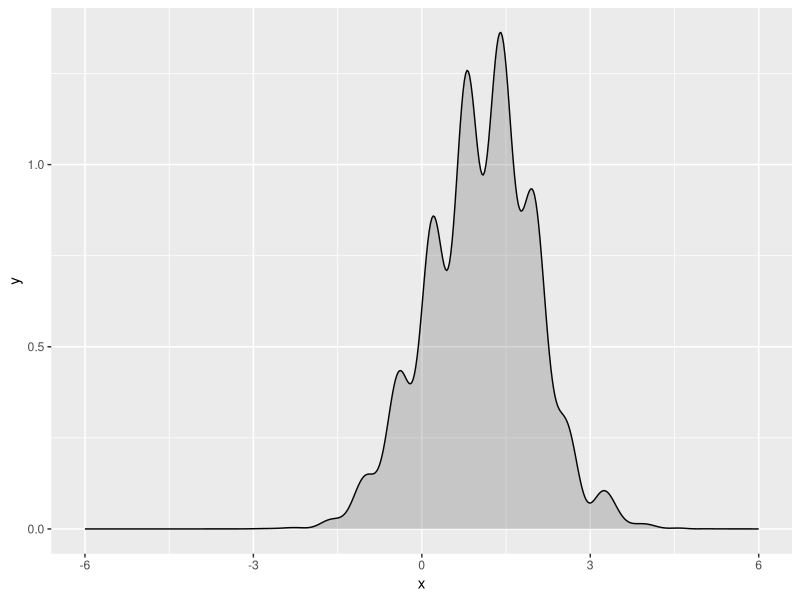
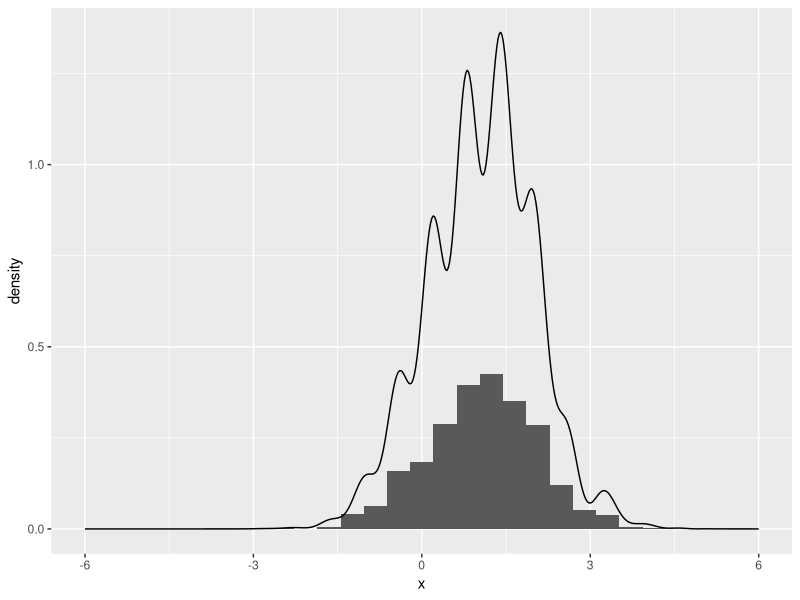
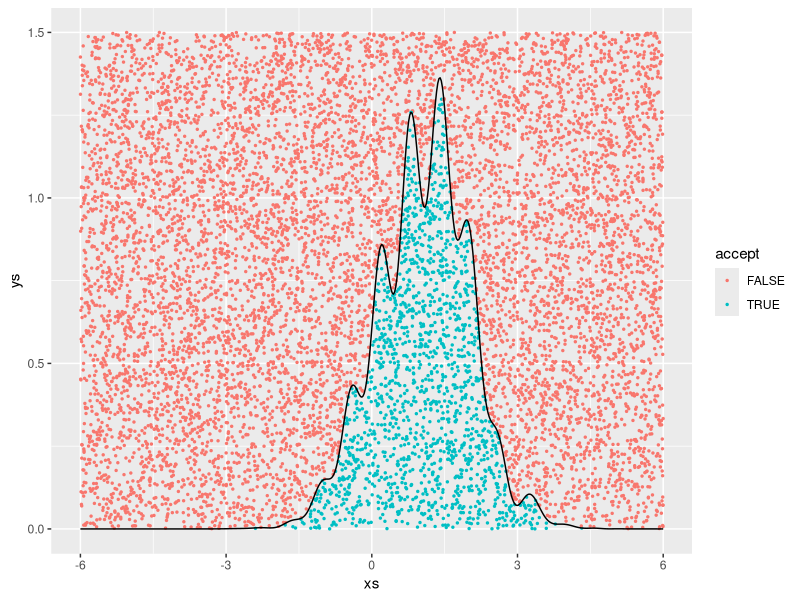
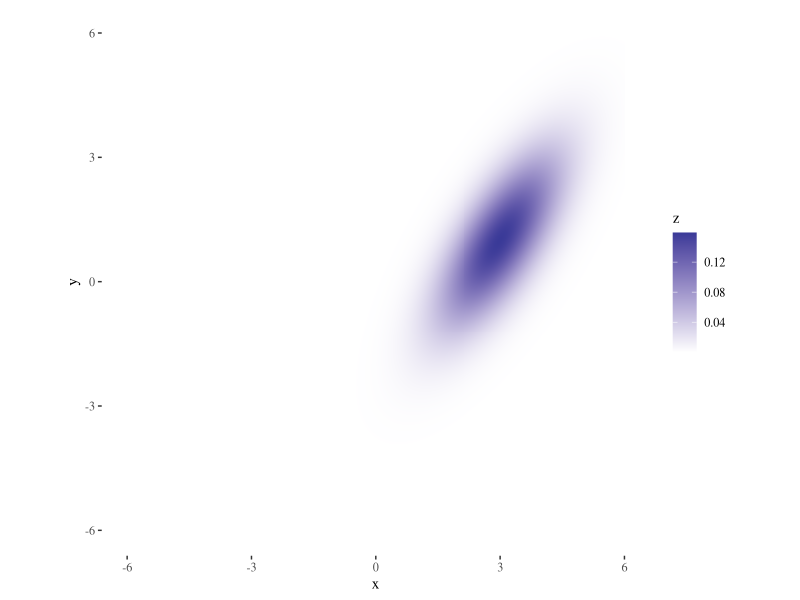
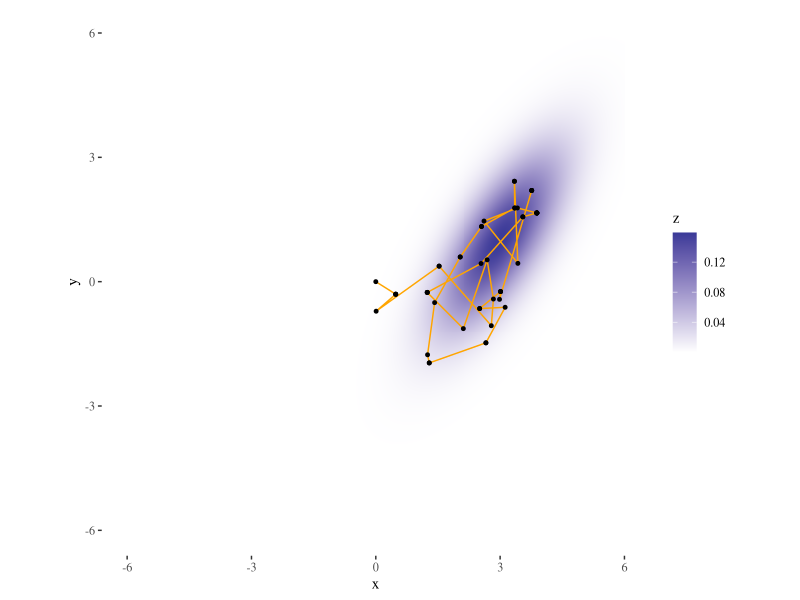
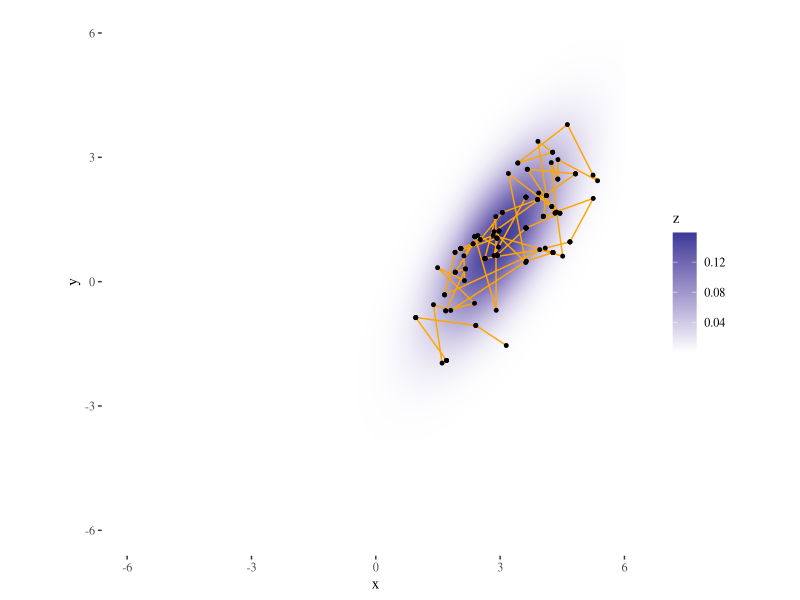
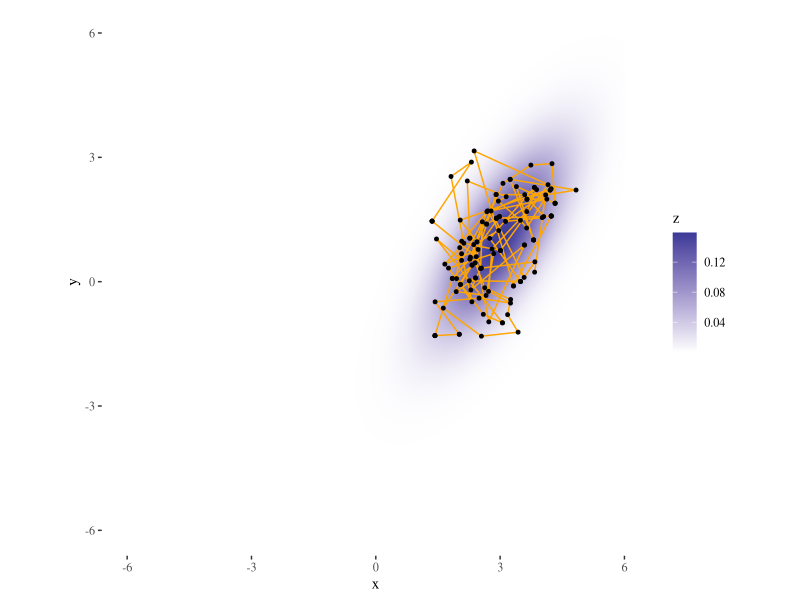

Reproduce these figures in R, in order.
## ---- chunk 1

library(ggplot2)
library(ggthemes)

f <- function(x){
	( sin(.2 * x^3) + sin(x^2) / 5 + 2.5 + sin(10 * x) / 2 ) * dnorm( x, mean = 1 )
}

# boundary for the x axis
x_max <- 6
x_min <- -6

x <- seq( x_min, x_max, length.out = 500 )
y <- f(x)
data <- data.frame( x = x, y = y )

ggplot( data, aes( x, y ) ) + geom_line() + 
geom_ribbon( aes( ymin = 0, ymax = y ), alpha = 0.2 )

## ---- chunk 2

# throw N darts (uniformly distributed x-y pairs) at the plot above
N <- 10000
ceiling <- 1.5
xs <- runif( N, min = x_min, max = x_max )
ys <- runif( N, min = 0, max = ceiling )

# accept any samples that are below the function curve
accepted_samples <- xs[ ys <= f(xs) ]

ggplot( data.frame( x = accepted_samples ) ) + 
geom_histogram( aes( x = x, y = ..density.. ) ) + 
geom_line( data = data, aes( x, y ) )

# study the samples however you want
# mean(accepted_samples)
# quantile(accepted_samples, probs = seq(0, 1, length = 4 ) )

## ---- chunk 3

# accepted and unaccepted points
df <- data.frame( xs = xs, ys = ys, accept = ys <= f(xs) )

# plot the accepted and unaccepted point
ggplot( df, aes( xs, ys ) ) + 
geom_point( aes( color = accept ), size = 0.5 ) + 
geom_line( data = data, aes( x, y ) )

## ---- chunk 4

lik <- function( x, y ){
	dnorm(x - 3) * dnorm(y - x + 2)
}

grid_values <- seq( x_min, x_max, length = 500 )
grid <- expand.grid( x = grid_values, y = grid_values )
z <- lik( grid$x, grid$y )

# prior probability plot
plot <- ggplot( data = grid, aes( x = x, y = y ) ) + 
		geom_raster( aes( fill = z ) ) + 
		scale_fill_gradient2() + coord_equal() +
		theme_tufte()
plot

## ---- chunk 5

MCMC <- function( iter, burnin = 0, thin = 1 )
{
	# the list of the first argument for dimnames is to specify the row names,
	# sampling starts at a random point, here 0, 0 
	samples <- matrix( NA, nrow = iter, ncol = 2, 
					  dimnames = list( NULL, c( "x", "y" ) ) )
	samples[ 1, ] <- c( 0, 0 )

	for(i in 2:iter){

		sample <- samples[ i - 1, ]
		for(j in 1:thin){
			
			# propose a new sample point			
			proposal <- sample + rnorm( n = 2, mean = 0, sd = 1 )

			# compare its likelihood with the current position
			lik_old <- lik( sample["x"], sample["y"] )
			lik_new <- lik( proposal["x"], proposal["y"] )
			ratios  <- lik_new / lik_old

			# flip a coin and accept the 
			# new proposal with probability min( ratio, 1 ),
			# if you don't accept the proposal,
			# then just keep what you had in the last step,
			# meaning nothing changed.
			# note that 1 is evaluated as TRUE
			if( rbinom( 1, size = 1, prob = min( ratios, 1 ) ) )
				sample <- proposal
		}
		samples[ i, ] <- sample
	}
	return( data.frame( samples[ (burnin + 1):iter, ] )	)
}

TracePlot <- function( plot, samples ){
	plot + 
	geom_path( data = samples, aes( x, y ), color = "orange" ) + 
	geom_point( data = samples, aes( x, y ), size = 1 )
}

## ---- chunk 6

# plot that shows the first few sampling points are not good ones
samples <- MCMC(iter = 50)
TracePlot( plot, samples )

# plot with burnin, discard the bad sampling points in the beginning
samples <- MCMC( iter = 250, burnin = 125 )
TracePlot( plot, samples )

# use thin to avoid correlation and 
# explore more of the sample space
samples <- MCMC( iter = 250, burnin = 125, thin = 2 )
TracePlot( plot, samples )

